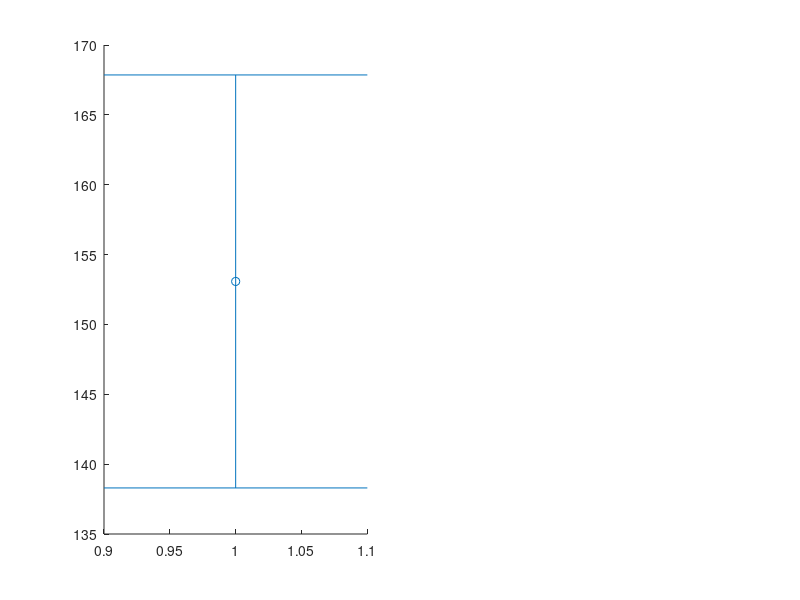

Reproduce this figure in MATLAB. (Note: this script raises an error after producing the figure.)
% =========================================================================
% Figure: Decoding Latency across EVC and IPS
% New version: grouped by time (Pre, Post1, Post2)
% Within each time point: Reactivation first, then Control
% =========================================================================

% --- 1. Load data ---
load('Fig_S8.mat');

% Data format:
% latency_EVC = [R_Pre, R_Post1, R_Post2, C_Pre, C_Post1, C_Post2]
% SE_EVC      = [R_Pre, R_Post1, R_Post2, C_Pre, C_Post1, C_Post2]
% latency_IPS and SE_IPS are arranged the same way

data_Latency = {latency_EVC, latency_IPS};
data_SE      = {SE_EVC, SE_IPS};
roi_titles   = {'EVC', 'IPS'};

% --- 2. Base colors (Reactivation group) ---
c_pre   = [0.55, 0.55, 0.55];   % Gray
c_post1 = [0.35, 0.55, 0.75];   % Blue
c_post2 = [0.93, 0.46, 0.13];   % Orange

% --- 3. Lighter colors for Control group ---
% Blend original color with white
light_factor = 0.45;   % 0~1, larger => lighter
lighten = @(c, f) c + (1 - c) * f;

c_pre_ctrl   = lighten(c_pre,   light_factor);
c_post1_ctrl = lighten(c_post1, light_factor);
c_post2_ctrl = lighten(c_post2, light_factor);

% --- 4. X positions ---
% Organized by time:
% Pre   : Reactivation, Control
% Post1 : Reactivation, Control
% Post2 : Reactivation, Control
x = [1, 2, 4, 5, 7, 8];

% --- 5. Figure initialization ---
figure('Name', 'Decoding Latency', ...
    'Position', [100, 100, 1000, 480], ...
    'Color', 'w');

% --- 6. Main plotting loop ---
for i = 1:2

    ax = subplot(1, 2, i);

    hold(ax, 'on');

    y_raw   = data_Latency{i}(:)';
    err_raw = data_SE{i}(:)';

    assert(numel(y_raw) == 6 && numel(err_raw) == 6, ...
        'Each latency and SE array must contain exactly 6 values.');

    % Reorder data:
    % original = [R_Pre, R_Post1, R_Post2, C_Pre, C_Post1, C_Post2]
    % new      = [R_Pre, C_Pre, R_Post1, C_Post1, R_Post2, C_Post2]
    reorder_idx = [1, 4, 2, 5, 3, 6];
    y   = y_raw(reorder_idx);
    err = err_raw(reorder_idx);

    % Color order corresponding to reordered data
    plot_colors = {
        c_pre,       c_pre_ctrl, ...
        c_post1,     c_post1_ctrl, ...
        c_post2,     c_post2_ctrl
        };

    % Plot points
    for j = 1:6
        errorbar(x(j), y(j), err(j), 'o', ...
            'Color', plot_colors{j}, ...
            'MarkerFaceColor', plot_colors{j}, ...
            'MarkerEdgeColor', plot_colors{j}, ...
            'MarkerSize', 12, ...
            'LineWidth', 2.5, ...
            'CapSize', 6);
    end

    % --- Axes formatting ---
    title(roi_titles{i}, ...
        'FontSize', 22, ...
        'FontName', 'Arial', ...
        'FontWeight', 'normal');

    if i == 1
        ylabel('First significant time (ms)', ...
            'FontSize', 19, 'FontName', 'Arial');
    end

    xlim([0.3, 8.7]);
    xticks(x);
    xticklabels({'Reactivation', 'Control', 'Reactivation', 'Control', 'Reactivation', 'Control'});

    if i == 1
        ylim([80, 200]);
        yticks(80:20:200);
    elseif i == 2
        ylim([80, 240]);
        yticks(80:20:240);
    end

    box(ax, 'off');
    set(ax, ...
        'LineWidth', 2, ...
        'TickDir', 'out', ...
        'TickLength', [0.015, 0.015], ...
        'FontSize', 12, ...
        'FontName', 'Arial');

    % --- Time labels below the x-axis ---
    text(ax, 0.17, -0.20, 'Pre', ...
        'Units', 'normalized', ...
        'HorizontalAlignment', 'center', ...
        'VerticalAlignment', 'bottom', ...
        'FontSize', 14, ...
        'FontName', 'Arial', ...
        'Clipping', 'off');

    text(ax, 0.50, -0.20, 'Post1', ...
        'Units', 'normalized', ...
        'HorizontalAlignment', 'center', ...
        'VerticalAlignment', 'bottom', ...
        'FontSize', 14, ...
        'FontName', 'Arial', ...
        'Clipping', 'off');

    text(ax, 0.83, -0.20, 'Post2', ...
        'Units', 'normalized', ...
        'HorizontalAlignment', 'center', ...
        'VerticalAlignment', 'bottom', ...
        'FontSize', 14, ...
        'FontName', 'Arial', ...
        'Clipping', 'off');

    hold(ax, 'off');
end



% --- 7. Custom dual-color legend with circular markers and error bars ---
% Positioned at the southeast of the right panel

legend_x = 0.77;
legend_y_top = 0.30;
row_gap = 0.08;

legend_colors = {
    c_pre,   c_pre_ctrl;
    c_post1, c_post1_ctrl;
    c_post2, c_post2_ctrl
};

legend_labels = {'Pre', 'Post1', 'Post2'};

% Symbol dimensions in normalized figure units
marker_w = 0.012;
marker_h = 0.023;
eb_half_h = 0.015;
cap_half_w = 0.006;

% Draw one error-bar symbol
draw_error_symbol = @(xc, yc, color) ...
    drawLegendErrorbar(xc, yc, color, ...
    marker_w, marker_h, eb_half_h, cap_half_w);

for k = 1:3

    yc = legend_y_top - (k-1) * row_gap;

    % First symbol: Reactivation group (original color)
    x1 = legend_x + 0.008;
    draw_error_symbol(x1, yc + 0.012, legend_colors{k,1});

    % Slash between groups
    annotation('textbox', ...
        [legend_x + 0.020, yc - 0.002, 0.025, 0.036], ...
        'String', '/', ...
        'EdgeColor', 'none', ...
        'HorizontalAlignment', 'center', ...
        'VerticalAlignment', 'middle', ...
        'FontName', 'Arial', ...
        'FontSize', 16, ...
        'Margin', 0);

    % Second symbol: Control group (lighter color)
    x2 = legend_x + 0.049;
    draw_error_symbol(x2, yc + 0.012, legend_colors{k,2});

    % Time-point label
    annotation('textbox', ...
        [legend_x + 0.066, yc - 0.002, 0.09, 0.036], ...
        'String', legend_labels{k}, ...
        'EdgeColor', 'none', ...
        'HorizontalAlignment', 'left', ...
        'VerticalAlignment', 'middle', ...
        'FontName', 'Arial', ...
        'FontSize', 14, ...
        'Margin', 0);
end

% --- Local function: circular marker + vertical error bar with caps ---
function drawLegendErrorbar(xc, yc, color, ...
    marker_w, marker_h, eb_half_h, cap_half_w)

    % Vertical error bar
    annotation('line', ...
        [xc, xc], [yc - eb_half_h, yc + eb_half_h], ...
        'Color', color, 'LineWidth', 1.5);

    % Upper and lower caps
    annotation('line', ...
        [xc - cap_half_w, xc + cap_half_w], ...
        [yc + eb_half_h, yc + eb_half_h], ...
        'Color', color, 'LineWidth', 1.5);

    annotation('line', ...
        [xc - cap_half_w, xc + cap_half_w], ...
        [yc - eb_half_h, yc - eb_half_h], ...
        'Color', color, 'LineWidth', 1.5);

    % Circular marker, filled with the corresponding color
    annotation('ellipse', ...
        [xc - marker_w/2, yc - marker_h/2, marker_w, marker_h], ...
        'FaceColor', color, ...
        'EdgeColor', color, ...
        'LineWidth', 1);
end



% --- 7. Export figure (optional) ---
% exportgraphics(gcf, ...
%     'C:\Users\Lab\Desktop\Review\Codes_New\Decoding_Latency_byTime.png', ...
%     'Resolution', 300);
